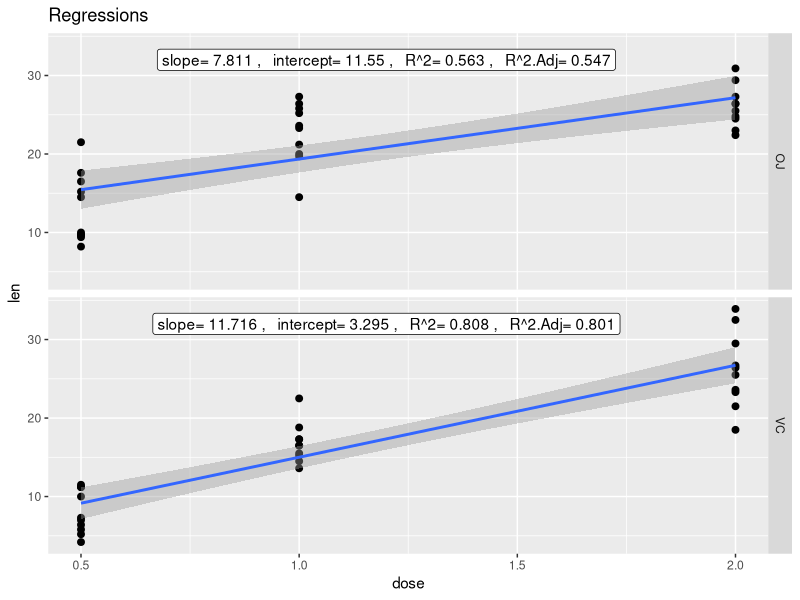

The R source for this figure:
## ---- chunk 1
knitr::opts_chunk$set(echo = TRUE)
## ---- chunk 2
#1. Let's load the packages we need. If you haven't download them do it first.
library("ggplot2")
library("datasets")
library("plyr")
## ---- chunk 3
#2. We need to create a function. Let's call it "regression". It has only one argument, 
#the data frame (df). Likewise, let's use the "Toothgrowth" dataset from the package 
#“datasets”. This dataset contains 60 observations of "the Effect of Vitamin C on 
#Tooth Growth in Guinea Pigs". There are three variables: 
#1) Len (Tooth Length, numeric).
#2) Supp (Supplement Type, OJ = orange juice or VC = vitamin C, factor).
#3) Dose (Dose levels of vitamin, 0.5, 1, and 2 mg/day, numeric).

#2.1. Load the data and set a data frame (df).
data("ToothGrowth") #Load the dataset "ToothGrowth"
df<-ToothGrowth # Assigning it to a variables. 

#2.2. Create function.
regression=function(df){
        #setting the regression function. 
        reg_fun<-lm(formula=df$len~df$dose) #regression function
        #getting the slope, intercept, R square and adjusted R squared of 
        #the regression function (with 3 decimals).
        slope<-round(coef(reg_fun)[2],3)  
        intercept<-round(coef(reg_fun)[1],3) 
        R2<-round(as.numeric(summary(reg_fun)[8]),3)
        R2.Adj<-round(as.numeric(summary(reg_fun)[9]),3)
        c(slope,intercept,R2,R2.Adj)
        }
## ---- chunk 4
#3. Now let's subset the data frame base on the values of the supplement type (supp) and
#let's apply the function "regression" to every data frame. To achieve this
#let's use the "ddply" function from the "plyr". The results in this case is another
#data frame (regressions_data) whose rows are the valeus of the slope, intercept, 
#R_squared and R_squared_adj for every data frame.
regressions_data<-ddply(ToothGrowth,"supp",regression)
colnames(regressions_data)<-c ("supp","slope","intercept","R2","R2.Adj")
## ---- chunk 5
#4. Let's plot all the plots and the values of the regression models. 
qplot(dose, len, data = ToothGrowth, size=I(2))+geom_smooth(method="lm")+
        facet_grid(supp ~ .)+ggtitle("Regressions")+
        geom_label(data=regressions_data, inherit.aes=FALSE, aes(x = 1.2, y = 32,
label=paste("slope=",slope,","," ","intercept=",intercept,","," ","R^2=",R2,","," ","R^2.Adj=",R2.Adj)))
